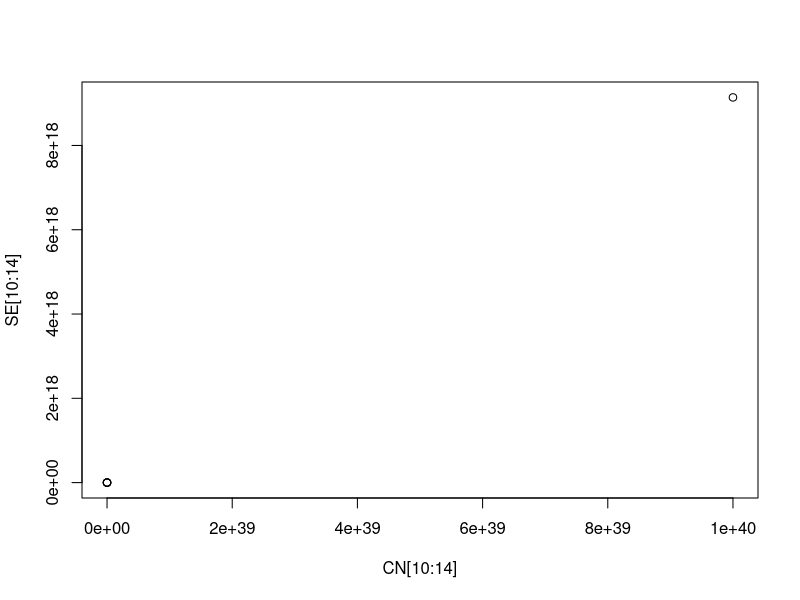

This figure's R source:
#PS6 Eigendecomposition and condition value
# Loading libraries
library(matrixcalc)

# Dimension
n = 100

# Random matrix Z
Z = matrix(runif(n * n, 0, 100), n, n)
Z = matrix(runif(n * n), n, n)

# A = Z^{T}Z
A = crossprod(Z)

# Compute Gamma using eigen function
Gamma = eigen(A)$vectors

# Function: Tester
Tester <- function(evalues, n, Gamma){
  Lambda <- matrix(0, ncol = n, nrow = n)
  diag(Lambda) <- evalues
  NewA = Gamma %*% Lambda %*% t(Gamma)
  cat("Eigenvalues by engen():", eigen(NewA)$values, "\n")
  cat("Actual eigenvalues:    ", sort(evalues, decreasing = TRUE), "\n")
  Condition = max(evalues) / min(evalues)
  cat("Condition number:", Condition, "\n")
  Error = sum((sort(evalues, decreasing = TRUE) - eigen(NewA)$values)^2)
  cat("Square error:", Error, "\n")
  #cat("Positive semi-definite:", is.positive.semi.definite(NewA,tol = 1e-3))
  return(Error)
}

# Square error and Condition number vector
SE = integer(17)
CN = integer(17)

##Sequences analysis
# First Test: all eigenvalues equal to 1
EigL1 <- rep(1, n)
SE[1] = Tester(EigL1, n, Gamma)
CN[1] = max(EigL1) / min(EigL1)
  
# Second Test: sequence up to n by 1
EigL2 <- c(1:n)
SE[2] = Tester(EigL2, n, Gamma)
CN[2] = max(EigL2) / min(EigL2)

# Third test: 1 to 100 total n elements
EigL3 <- seq(1, 100, length = n)
SE[3] = Tester(EigL3, n, Gamma)
CN[3] = max(EigL3) / min(EigL3)

# Fourth test: 1 to 1000 
EigL4 <- seq(1, 1000, length = n)
SE[4] = Tester(EigL4, n, Gamma)
CN[4] = max(EigL4) / min(EigL4)

# Fifth test: 1 to 10000
EigL5 <- seq(1, 10000, length = n)
SE[5] = Tester(EigL5, n, Gamma)
CN[5] = max(EigL5) / min(EigL5)

# Sixth test: 1 to 1e5
EigL6 <- seq(1, 1e5, length = n)
SE[6] = Tester(EigL6, n, Gamma)
CN[6] = max(EigL6) / min(EigL6)

# Seventh test: 1 to 1e6
EigL7 <- seq(1, 1e6, length = n)
SE[7] = Tester(EigL7, n, Gamma)
CN[7] = max(EigL7) / min(EigL7)

# Eight test: 1 to 1e16
EigL8 <- seq(1, 1e16, length = n)
SE[8] = Tester(EigL8, n, Gamma)
CN[8] = max(EigL8) / min(EigL8)

# Ninth test: 0.001 to 1e16
EigL9 <- seq(1e-3, 1e16, length = n)
SE[9] = Tester(EigL9, n, Gamma)
CN[9] = max(EigL9) / min(EigL9)

# Tenth test: 1e-6 to 1e16
EigL10 <- seq(1e-6, 1e16, length = n)
SE[10] = Tester(EigL10, n, Gamma)
CN[10] = max(EigL10) / min(EigL10)

# Eleventh test: 1e-12 to 1e16
EigL11 <- seq(1e-12, 1e16, length = n)
SE[11] = Tester(EigL11, n, Gamma)
CN[11] = max(EigL11) / min(EigL11)

# Twelth test: 1e-16 to 1e16
EigL12 <- seq(1e-16, 1e16, length = n)
SE[12] = Tester(EigL12, n, Gamma)
CN[12] = max(EigL12) / min(EigL12)

# Thirteenth test: 1e-16 to 1e18
EigL13 <- seq(1e-16, 1e18, length = n)
SE[13] = Tester(EigL13, n, Gamma)
CN[13] = max(EigL13) / min(EigL13)

# Fourteenth test: 1e-16 to 1e24
EigL14 <- seq(1e-16, 1e24, length = n)
SE[14] = Tester(EigL14, n, Gamma)
CN[14] = max(EigL14) / min(EigL14)

# Fifteenth test: 1e-16 to 1e32
EigL15 <- seq(1e-16, 1e32, length = n)
SE[15] = Tester(EigL15, n, Gamma)
CN[15] = max(EigL15) / min(EigL15)

# Sixteenth test: 1e-32 to 1e32
EigL16 <- seq(1e-32, 1e32, length = n)
SE[16] = Tester(EigL16, n, Gamma)
CN[16] = max(EigL16) / min(EigL16)

# Seventeenth test: 1e-64 to 1e64
EigL17 <- seq(1e-64, 1e64, length = n)
SE[17] = Tester(EigL17, n, Gamma)
CN[17] = max(EigL17) / min(EigL17)

plot(CN[10:14],SE[10:14])



## No sequences
# First test: 0 to 1
EigL1 <- runif(n, 0, 1)
Tester(EigL1, n, Gamma)

# Second test: 0 to 10
EigL2 <- runif(n, 0, 10)
Tester(EigL2, n, Gamma)

# Third test: 0 to 100
EigL3 <- runif(n, 0, 100)
Tester(EigL3, n, Gamma)

# Fourth test: 04 to 1e4
EigL4 <- runif(n, 0, 1e4)
Tester(EigL4, n, Gamma)

# Fifth test: 0 to 1e5
EigL5 <- runif(n, 0, 1e5)
Tester(EigL5, n, Gamma)

# Sixth test: 0 to 1e6
EigL6 <- runif(n, 0, 1e6)
Tester(EigL6, n, Gamma)

# Seventh test: 0 to 1e6
EigL7 <- runif(n, 0, 1e8)
Tester(EigL7, n, Gamma)

# Eight test: 0 to 1e6
EigL8 <- runif(n, 0, 1e10)
Tester(EigL8, n, Gamma)

# Ninth test: 0 to 1e6
EigL9 <- runif(n, 0, 1e12)
Tester(EigL9, n, Gamma)

# Tenth test: 0 to 1e6
EigL10 <- runif(n, 0, 1e16)
Tester(EigL10, n, Gamma)

# Eleventh test: 0 to 1e24
EigL11 <- runif(n, 0, 1e24)
Tester(EigL11, n, Gamma)

# Tenth test: 0 to 1e32
EigL12 <- runif(n, 0, 1e32)
Tester(EigL12, n, Gamma)

# Thirteenth test: 0 to 1e64
EigL13 <- runif(n, 0, 1e64)
Tester(EigL13, n, Gamma)

# Fourteenth test: 0 to 1e128
EigL14 <- runif(n, 0, 1e128)
Tester(EigL14, n, Gamma)

# Fifteenth test: 0 to 1e256
EigL15 <- runif(n, 0, 1e256)
Tester(EigL15, n, Gamma)


## Special test
# Test 1
EigL1 <- seq(0.5,1,length = n)
Tester(EigL1, n, Gamma)
